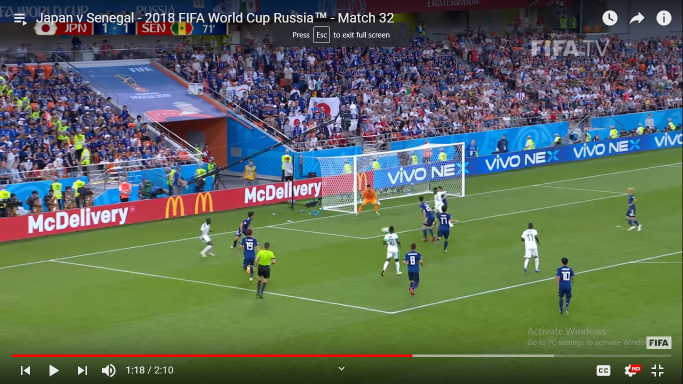
#> input picture OpenCV Processing/Test_Cases/blue5.png, 1366 x 768 px (shown at 1/2 size)
$ python ChangeTshirtColors.py
#> lines starting #> are read from the running program, lines starting #| are printed output that depends on the picture; after the words box and inside, x2 and y2 are one past the last pixel; in counts of white or black regions, pixels touching at a corner belong together
### OpenCV Processing/AuxFunctions.py
import numpy as np
import cv2


def removeBackGround(frame, lower_color, higher_color):
    hsvFrame = cv2.cvtColor(frame, cv2.COLOR_BGR2HSV)

    # extracting only the pitch
    mask = cv2.inRange(hsvFrame, lower_color, higher_color)
    mask = cv2.cvtColor(mask, cv2.COLOR_GRAY2BGR)
    # maskedFrame = cv2.bitwise_and(hsvFrame, hsvFrame, mask=mask)
    maskedFrame = frame & mask

    # convert hsv to gray for thresholding
    maskedFrame_gray = cv2.cvtColor(maskedFrame, cv2.COLOR_BGR2GRAY)

    # Performing closing to remove noise
    kernel = np.ones((10, 10), np.uint8)
    thresholdedMask = cv2.threshold(maskedFrame_gray, 0, 255, cv2.THRESH_BINARY)[1]
    thresholdedMask = cv2.morphologyEx(thresholdedMask, cv2.MORPH_CLOSE, kernel)
    thresholdedMask = cv2.cvtColor(thresholdedMask, cv2.COLOR_GRAY2BGR)

    # subtracting to get only the players without the background
    removedBackground = frame - (frame & thresholdedMask)

    return removedBackground


def imgHistogram (image, mask=None, maskFlag = 0, channelNo = 0):
    imageHSV = cv2.cvtColor(image, cv2.COLOR_BGR2HSV)

    # if mask flag=1 and mask is none, the histogram will be for all the image
    # if flag=0, mask attribute will be the only parts of the image represented in the histogram
    if maskFlag != 1:
        mask = cv2.cvtColor(mask, cv2.COLOR_BGR2GRAY)
        thresholdedMask = cv2.threshold(mask, 0, 255, cv2.THRESH_BINARY)[1]
    else:
        thresholdedMask = mask

    # hist will be list of 255 elements, each carrying the no of pixels carrying this attribute
    # (H for example if cahnnelNo is 0)
    if channelNo == 0:
        upperHistRange = 180
    else:
        upperHistRange = 256
    hist = cv2.calcHist([imageHSV], [channelNo], thresholdedMask, [upperHistRange], [0, upperHistRange])
    return hist


def maxRangeFromHisto (maxIndexH):
    # assigning every color to certain range according to hist max value
    startIndex = 0
    endIndex = 0
    if maxIndexH <= 19 or maxIndexH > 170:   # Red
        startIndex = 170
        endIndex = 19
    elif maxIndexH <= 31:                    # Yellow
        startIndex = 20
        endIndex = 31
    elif maxIndexH <= 60:                    # Green stadium
        startIndex = 32
        endIndex = 60
    elif maxIndexH <= 88:                    # dark green
        startIndex = 61
        endIndex = 88
    # elif maxIndexH <= 103:                 # light blue
    #     startIndex = 89
    #     endIndex = 103
    elif maxIndexH <= 169:                   # blue
        startIndex = 104
        endIndex = 169

    return startIndex, endIndex


def calculateChangeColor(colorselector, originalColor):
    # this function is used to get the desired color to be added to original color, to get the new color chosen by user
    if colorselector == 0:
        color = np.array([0, 0, 0])  # red
    elif colorselector == 1:
        color = np.array([17, 0, 0])  # orange
    elif colorselector == 2:
        color = np.array([30, 0, 0])  # yellow
    elif colorselector == 3:
        color = np.array([50, 0, 0])  # green
    elif colorselector == 4:
        color = np.array([75, 0, 0])  # dark green
    elif colorselector == 5:
        color = np.array([95, 0, 0])  # light blue
    elif colorselector == 6:
        color = np.array([110, 0, 0])  # blue
    elif colorselector == 7:
        color = np.array([130, 0, 0])  # dark blue
    elif colorselector == 8:
        color = np.array([140, 0, 0])  # light violet
    elif colorselector == 9:
        color = np.array([165, 0, 0])  # dark violet
    elif colorselector == -1:
        return np.array([0, 0, 0])  # no change

    #detecting if the color dark blue
    blue = False
    darkblue = False
    if 105 <= originalColor[0] <= 168:
        blue = True
    if blue and originalColor[0] > 119:
        darkblue = True
    if blue and originalColor[1] > 35:
        darkblue = True

    temp = np.mod((color[0] - originalColor[0]), 180)

    # if the color is dark blue, we have to change S and V of the transfer color
    if darkblue:
        temp1 = (255 - originalColor[1])/2
        temp2 = (255 - originalColor[2])/2
    else:
        temp1 = 0
        temp2 = 0

    return np.array([temp, temp1, temp2])


### OpenCV Processing/detectTshirtColors.py
import cv2
import numpy as np

import matplotlib.pyplot as plt
from AuxFunctions import removeBackGround
from AuxFunctions import imgHistogram
from AuxFunctions import maxRangeFromHisto


# we will detect the max color (background) then remove it
# then detect the max color again (one of the teams now), get its range and then remove it also
# then detect max color for third time (second team), now we have the 2 teams color ranges and will return them
def extractShirtsColors (img):
    # finding histogram for H channel of full frame (channel 0)
    # hist = imgHistogram(img, None, 1, 0)
    # maxIndex = np.argmax(hist)
    # getting the max color range
    hist = imgHistogram(img, None, 1, 0)
    maxHist=np.argmax(hist)

    # plt.plot(hist, color='r')
    # plt.xlim([0, 180])
    # plt.show()
    hist = imgHistogram(img, None, 1, 1)
    # plt.plot(hist, color='r')
    # plt.xlim([0, 255])
    # plt.show()
    hist = imgHistogram(img, None, 1, 2)
    # plt.plot(hist, color='r')
    # plt.xlim([0, 255])
    # plt.show()

    startIndex, endIndex = maxRangeFromHisto(maxHist)  # getting the range of the playground color

    # Green color range for pitch detection
    lower_pitch_color = np.array([startIndex, 0, 0])
    upper_pitch_color = np.array([endIndex, 255, 255])

    # Extracting possible players pixels by removing background
    players = removeBackGround(img, lower_pitch_color, upper_pitch_color)

    # Finding Contours in processed img
    playersGray = cv2.cvtColor(players, cv2.COLOR_BGR2GRAY)
    ret, thresh = cv2.threshold(playersGray, 0, 255, 0)
    kernel = np.ones((3, 3), np.uint8)
    thresh = cv2.morphologyEx(thresh, cv2.MORPH_OPEN, kernel)
    contours, hierarchy = cv2.findContours(thresh, cv2.RETR_TREE, cv2.CHAIN_APPROX_SIMPLE)

    # Keeping only contours of height more than width (players) and discarding the rest
    newContours = []
    playersPixels = np.zeros_like(img)
    for c in contours:
        # Rectangle around the contour, vertex at (x,y) width (w) height (h)
        x, y, w, h = cv2.boundingRect(c)
        if h >= 1.5 * w:
            if w > 10 and h >= 10:
                newContours.append(c)

    # filling the new contours with white, then anding with original image
    for i in range(len(newContours)):
        cv2.drawContours(playersPixels, newContours, i, color=(255, 255, 255), thickness=-1)
    playersPixels = playersPixels & img
    # cv2.imshow("playersPixels", playersPixels)
    # cv2.waitKey()
    hist = imgHistogram(img, playersPixels, 0, 0)

    # plt.plot(hist, color='r')
    # plt.xlim([0, 180])
    # plt.show()

    maxIndex1 = np.argmax(hist)

    hist = imgHistogram(img, playersPixels, 0, 1)
    maxIndex11 = np.argmax(hist)
    # plt.plot(hist, color='r')
    # plt.xlim([0, 255])
    # plt.show()
    hist = imgHistogram(img, playersPixels, 0, 2)
    maxIndex12 = np.argmax(hist[:254])
    # plt.plot(hist, color='r')
    # plt.xlim([0, 255])
    # plt.show()

    # getting the max color range
    startIndex, endIndex = maxRangeFromHisto(maxIndex1)

    lower_shirt_color = np.array([startIndex, 40, 5])
    upper_shirt_color = np.array([endIndex, 255, 255])
    Red = False
    if lower_shirt_color[0] > upper_shirt_color[0]:
        Red = True

    # removing background and players of 1st team, leaving only players of 2nd team
    if Red:
        playersSameTeam = removeBackGround(playersPixels, lower_shirt_color, np.array([180, 255, 255]))
        playersSameTeam = removeBackGround(playersSameTeam, np.array([0, 40, 2]), upper_shirt_color)
    else:
        playersSameTeam = removeBackGround(playersPixels, lower_shirt_color, upper_shirt_color)

    playersSameTeam = removeBackGround(playersSameTeam, lower_pitch_color, upper_pitch_color)

    # cv2.imshow("playerssameteam",playersSameTeam)
    # cv2.waitKey()

    # second team only players histogram
    hist = imgHistogram(img, playersSameTeam, 0, 0)
    # plt.plot(hist, color='r')
    # plt.xlim([0, 180])
    # plt.show()

    maxIndex2 = np.argmax(hist)
    hist = imgHistogram(img, playersSameTeam, 0, 1)
    maxIndex21 = np.argmax(hist)
    # plt.plot(hist, color='r')
    # plt.xlim([0, 255])
    # plt.show()
    hist = imgHistogram(img, playersSameTeam, 0, 2)
    maxIndex22= np.argmax(hist[:254])
    # plt.plot(hist, color='r')
    # plt.xlim([0, 255])
    # plt.show()

    # getting the max color range
    startIndex, endIndex = maxRangeFromHisto(maxIndex2)

    lower_shirt2_color = np.array([startIndex, 40, 5])
    upper_shirt2_color = np.array([endIndex, 255, 255])

    max1 = np.array([maxIndex1, maxIndex11, maxIndex12])
    max2 = np.array([maxIndex2, maxIndex21, maxIndex22])

    return lower_shirt_color, upper_shirt_color, max1, lower_shirt2_color, upper_shirt2_color, max2


# [4 lines left out: function main, not called in this run]


# [2 lines that do not run on import are left out]

### OpenCV Processing/ChangeTshirtColors.py
import cv2
import numpy as np
from detectTshirtColors import extractShirtsColors
from AuxFunctions import calculateChangeColor


def ChangeTshirtColors (img, lower_color_bounds1, upper_color_bounds1, transferColor1, lower_color_bounds2, upper_color_bounds2, transferColor2) :

    # Special Case Red Colour :
    # lower_color_bounds > upper_color_bounds1 then this is red colour
    # 2 ranges :  (0,upper_color_bounds)  (lower_color_bounds,180)

    # converting img to HSV
    frame = img
    frame_HSV = cv2.cvtColor(frame, cv2.COLOR_BGR2HSV)
    Red1 = False
    if lower_color_bounds1[0]>upper_color_bounds1[0]:
        Red1 = True
    Red2 = False
    if lower_color_bounds2[0]>upper_color_bounds2[0]:
        Red2 = True

    # Creating Transformation Matrices
    image_h, image_w, image_c = frame.shape
    transformationMatix1 = np.full((image_h, image_w, 3), transferColor1, dtype='uint8')
    transformationMatix2 = np.full((image_h, image_w, 3), transferColor2, dtype='uint8')
    modMatrix = np.full ((image_h, image_w), 180, dtype='uint8')
    # SVTransformationMatrix used to prevent S and V values to be more than 255
    SVTransformationMatrix = np.full ((image_h, image_w), 255, dtype='uint16')

    # Masking (extracting pixels of the color range from the img)
    # Detect an object based on the range of pixel values in the HSV colorspace.
    # special case for red handling, as red has 2 ranges
    if Red1:
        mask1 = cv2.inRange(frame_HSV, np.array([0, 40, 2]), upper_color_bounds1)
        mask_rgb1 = cv2.cvtColor(mask1, cv2.COLOR_GRAY2BGR)
        mask12 = cv2.inRange(frame_HSV, lower_color_bounds1, np.array([180, 255, 255]))
        mask_rgb12 = cv2.cvtColor(mask12, cv2.COLOR_GRAY2BGR)
    else:
        mask1 = cv2.inRange(frame_HSV, lower_color_bounds1, upper_color_bounds1)
        mask_rgb1 = cv2.cvtColor(mask1, cv2.COLOR_GRAY2BGR)
        cv2.imshow("s", mask_rgb1)
        cv2.waitKey()
    if Red2:
        mask2 = cv2.inRange(frame_HSV, np.array([0, 40, 2]), upper_color_bounds2)
        mask_rgb2 = cv2.cvtColor(mask2, cv2.COLOR_GRAY2BGR)
        mask21 = cv2.inRange(frame_HSV, lower_color_bounds2, np.array([180, 255, 255]))
        mask_rgb21 = cv2.cvtColor(mask21, cv2.COLOR_GRAY2BGR)
    else:
        mask2 = cv2.inRange(frame_HSV,lower_color_bounds2, upper_color_bounds2)
        mask_rgb2 = cv2.cvtColor(mask2, cv2.COLOR_GRAY2BGR)

    maskedFrame1 = frame & mask_rgb1
    maskedFrame2 = frame & mask_rgb2
    if Red1:
        maskedFrame12 = frame & mask_rgb12
    if Red2:
        maskedFrame21 = frame & mask_rgb21

    # Thresholding the mask to get mask of all 1s
    # Creating a mask of the transformation matrix values (will be added to original img to change color)
    ret1, thresholdedMask1 = cv2.threshold(maskedFrame1, 0, 255, cv2.THRESH_BINARY)
    ret2, thresholdedMask2 = cv2.threshold(maskedFrame2, 0, 255, cv2.THRESH_BINARY)
    if Red1:
        ret12, thresholdedMask12 = cv2.threshold(maskedFrame12, 0, 255, cv2.THRESH_BINARY)
    if Red2:
        ret21, thresholdedMask21 = cv2.threshold(maskedFrame21, 0, 255, cv2.THRESH_BINARY)

    maskedTransformationMatrix1 = thresholdedMask1 & transformationMatix1
    maskedTransformationMatrix2 = thresholdedMask2 & transformationMatix2
    if Red1:
        maskedTransformationMatrix12 = thresholdedMask12 & transformationMatix1
    if Red2:
        maskedTransformationMatrix21 = thresholdedMask21 & transformationMatix2

    # Applying color transformation
    # Converting the frame to uint16 to avoid overflow when numbers are more than 255 due to addition
    frame_HSV = frame_HSV.astype(np.uint16)
    newFrame_HSV = (frame_HSV + maskedTransformationMatrix1)
    newFrame_HSV = (newFrame_HSV + maskedTransformationMatrix2)
    if Red1:
        newFrame_HSV = (newFrame_HSV + maskedTransformationMatrix12)
    if Red2:
        newFrame_HSV = (newFrame_HSV + maskedTransformationMatrix21)

    # performing modulo on H channel, to get numbers in range [0:180] only
    newFrame_HSV[:, :, 0] = np.remainder(newFrame_HSV[:, :, 0], modMatrix)
    # SVTransformationMatrix used to prevent S and V values to be more than 255
    newFrame_HSV[:, :, 1] = np.minimum(newFrame_HSV[:, :, 1], SVTransformationMatrix)
    newFrame_HSV[:, :, 2] = np.minimum(newFrame_HSV[:, :, 2], SVTransformationMatrix)

    # converting back to uint8
    newFrame_HSV = newFrame_HSV.astype(np.uint8)

    return cv2.cvtColor(newFrame_HSV, cv2.COLOR_HSV2BGR)


def main():

    img = cv2.imread('Test_Cases//blue5.png')
#> img is the input picture: shape (768, 1366, 3); mean B, G, R 88.8, 105.8, 92.6
    # lower range, upper range and max pixels for each team
    l1, u1, m1, l2, u2, m2 = extractShirtsColors(img)
#> in imgHistogram, `hist = cv2.calcHist([imageHSV], [channelNo], thresholdedMask, [upperHi..`: hist = 180 values, max 140654 at index 43, min 203 at index 89, mean 5828.3
#> in extractShirtsColors, `maxHist=np.argmax(hist)`: maxHist = 43
#> in extractShirtsColors, `hist = imgHistogram(img, None, 1, 1)`: hist = 256 values, max 19547 at index 128, min 605 at index 7, mean 4098
#> in extractShirtsColors, `hist = imgHistogram(img, None, 1, 2)`: hist = 256 values, max 22910 at index 142, min 0 at index 2, mean 4098
#> in extractShirtsColors, `startIndex, endIndex = maxRangeFromHisto(maxHist)`: startIndex = 32; endIndex = 60
#> in extractShirtsColors, `lower_pitch_color = np.array([startIndex, 0, 0])`: lower_pitch_color = [32, 0, 0]
#> in extractShirtsColors, `upper_pitch_color = np.array([endIndex, 255, 255])`: upper_pitch_color = [60, 255, 255]
#> in removeBackGround, `mask = cv2.inRange(hsvFrame, lower_color, higher_color)`:
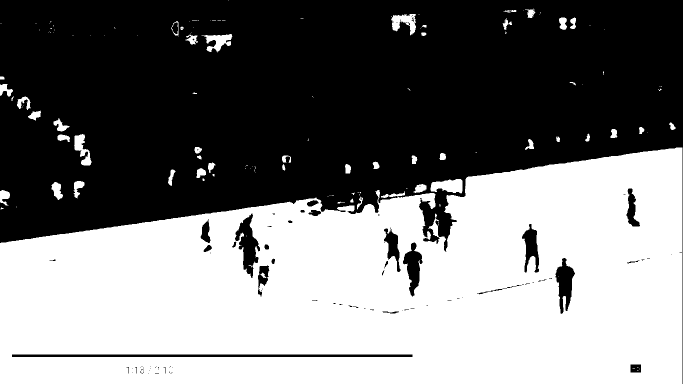
#> mask: shape (768, 1366) (shown at 1/2 size); 47.6% white; 138 white regions (89 under 20 px), largest, box (x1, y1, x2, y2) and area: (0, 295, 1365, 768) 486204, (861, 358, 925, 387) 1344, (782, 28, 832, 71) 1148
#> in removeBackGround, `maskedFrame = frame & mask`:
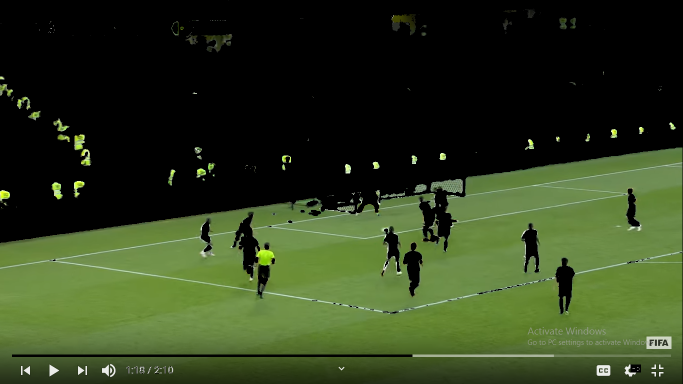
#> maskedFrame: shape (768, 1366, 3) (shown at 1/2 size); mean B, G, R 29.4, 60.1, 46.5
#> in removeBackGround, `maskedFrame_gray = cv2.cvtColor(maskedFrame, cv2.COLOR_BGR2GRAY)`:
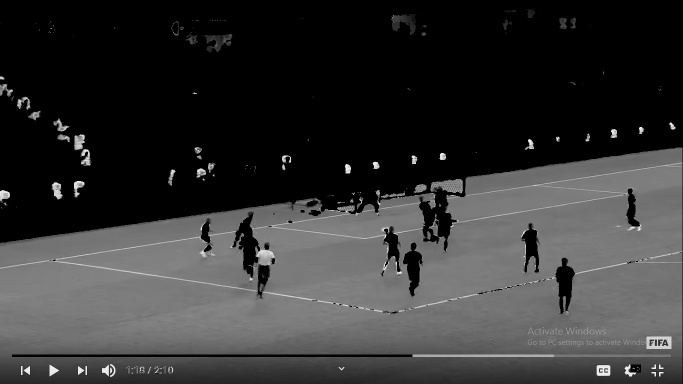
#> maskedFrame_gray: shape (768, 1366) (shown at 1/2 size); min 0, max 255, mean 52.5
#> in extractShirtsColors, `playersGray = cv2.cvtColor(players, cv2.COLOR_BGR2GRAY)`:
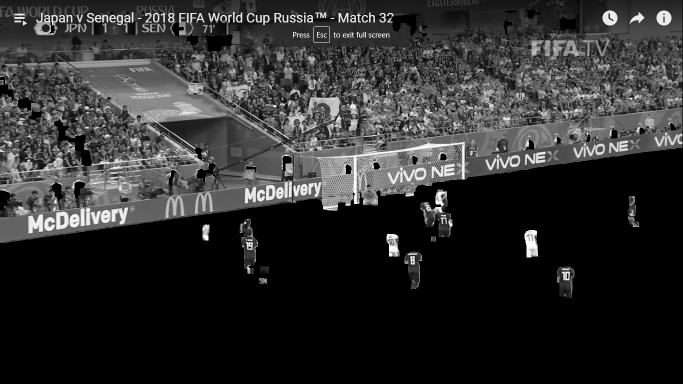
#> playersGray: shape (768, 1366) (shown at 1/2 size); min 0, max 255, mean 46
#> in extractShirtsColors, `contours, hierarchy = cv2.findContours(thresh, cv2.RETR_TREE, cv2.CHAI..`: contours = 78 contours, 29 with area under 20; largest, box (x1, y1, x2, y2) and area: (0, 0, 1365, 486) 533770, (841, 379, 905, 474) 2984, (479, 438, 516, 548) 2233, (107, 236, 185, 333) 2216, (371, 65, 467, 107) 1882
#> the loop in extractShirtsColors, `for c in contours:` made 78 passes
#> (x, y, w, h) on passes 1, 2, 3, 4, 6, 7, 8, 9: (518, 556, 16, 12), (1114, 533, 35, 63), (520, 533, 18, 14), (809, 503, 35, 75), (773, 468, 26, 45), (1049, 460, 27, 55), (405, 449, 14, 32), (479, 438, 37, 110)
#> after the loop in extractShirtsColors, `for c in contours:`: newContours = 16 contours; largest, box (x1, y1, x2, y2) and area: (479, 438, 516, 548) 2233, (1114, 533, 1149, 596) 1669, (809, 503, 844, 578) 1654, (1049, 460, 1076, 515) 1167, (773, 468, 799, 513) 874
#> the loop in extractShirtsColors, `for i in range(len(newContours)):` made 16 passes
#> after the loop in extractShirtsColors, `for i in range(len(newContours)):`:
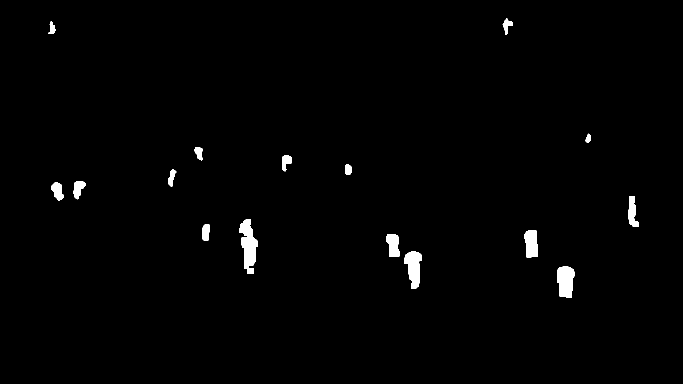
#> playersPixels: shape (768, 1366, 3) (shown at 1/2 size); 1.2% white; 16 white regions, largest, box (x1, y1, x2, y2) and area: (479, 438, 516, 548) 2380, (1114, 533, 1149, 596) 1758, (809, 503, 844, 578) 1750
#> in extractShirtsColors, `hist = imgHistogram(img, playersPixels, 0, 0)`: hist = 180 values, max 746 at index 110, min 0 at index 142, mean 68.67
#> in extractShirtsColors, `maxIndex1 = np.argmax(hist)`: maxIndex1 = 110
#> in extractShirtsColors, `hist = imgHistogram(img, playersPixels, 0, 1)`: hist = 256 values, max 133 at index 9, min 0 at index 252, mean 48.29
#> in extractShirtsColors, `maxIndex11 = np.argmax(hist)`: maxIndex11 = 9
#> in extractShirtsColors, `hist = imgHistogram(img, playersPixels, 0, 2)`: hist = 256 values, max 1338 at index 255, min 0 at index 0, mean 48.29
#> in extractShirtsColors, `maxIndex12 = np.argmax(hist[:254])`: maxIndex12 = 122
#> in extractShirtsColors, `startIndex, endIndex = maxRangeFromHisto(maxIndex1)`: startIndex = 104; endIndex = 169
#> in extractShirtsColors, `lower_shirt_color = np.array([startIndex, 40, 5])`: lower_shirt_color = [104, 40, 5]
#> in extractShirtsColors, `upper_shirt_color = np.array([endIndex, 255, 255])`: upper_shirt_color = [169, 255, 255]
#> in extractShirtsColors, `hist = imgHistogram(img, playersSameTeam, 0, 0)`: hist = 180 values, max 428 at index 90, min 0 at index 129, mean 26.66
#> in extractShirtsColors, `maxIndex2 = np.argmax(hist)`: maxIndex2 = 90
#> in extractShirtsColors, `hist = imgHistogram(img, playersSameTeam, 0, 1)`: hist = 256 values, max 114 at index 9, min 0 at index 195, mean 18.75
#> in extractShirtsColors, `maxIndex21 = np.argmax(hist)`: maxIndex21 = 9
#> in extractShirtsColors, `hist = imgHistogram(img, playersSameTeam, 0, 2)`: hist = 256 values, max 922 at index 255, min 0 at index 0, mean 18.75
#> in extractShirtsColors, `maxIndex22= np.argmax(hist[:254])`: maxIndex22 = 253
#> in extractShirtsColors, `lower_shirt2_color = np.array([startIndex, 40, 5])`: lower_shirt2_color = [104, 40, 5]
#> in extractShirtsColors, `upper_shirt2_color = np.array([endIndex, 255, 255])`: upper_shirt2_color = [169, 255, 255]
#> in extractShirtsColors, `max1 = np.array([maxIndex1, maxIndex11, maxIndex12])`: max1 = [110, 9, 122]
#> in extractShirtsColors, `max2 = np.array([maxIndex2, maxIndex21, maxIndex22])`: max2 = [90, 9, 253]
#> l1 = [104, 40, 5]; u1 = [169, 255, 255]; m1 = [110, 9, 122]; l2 = [104, 40, 5]; u2 = [169, 255, 255]; m2 = [90, 9, 253]

    # if the 2 detected ranges are the same, we will work on only one channel
    if l1[0] == l2[0] and u1[0] == u2[0]:
        l2 = np.array([0, 0, 0])
        u2 = np.array([0, 0, 0])

    # choosing the 2 new colors for the teams, choose one of the colors and put its number in the 1st argument of the fn
    # (0:red) (1:orange) (2:yellow) (3:green) (4:dark green) (5:light blue) (6:blue)
    # (7:dark blue) (8:light violet) (9:dark violet) (-1:no change)
    color1 = calculateChangeColor(0, m1)
#> in calculateChangeColor, `temp = np.mod((color[0] - originalColor[0]), 180)`: temp = 70
#> color1 = [70, 0, 0]
    color2 = calculateChangeColor(-1, m2)
#> color2 = [0, 0, 0]

    recoloredFrame = ChangeTshirtColors(img, l1, u1, color1, l2, u2, color2)
#> in ChangeTshirtColors, `transformationMatix1 = np.full((image_h, image_w, 3), transferColor1, ..`:
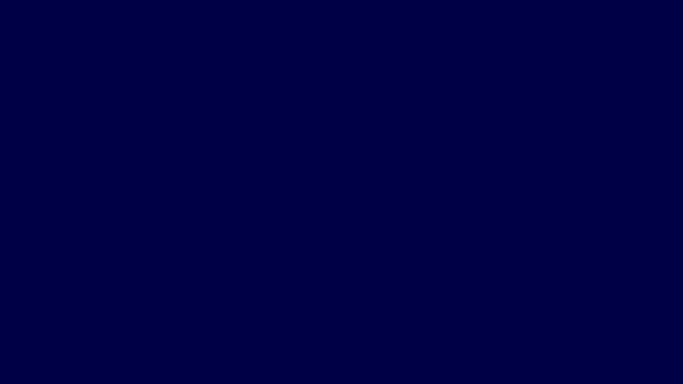
#> transformationMatix1: shape (768, 1366, 3) (shown at 1/2 size); mean of channels 0, 1, 2 70, 0, 0; drawn as B, G, R
#> in ChangeTshirtColors, `return cv2.cvtColor(newFrame_HSV, cv2.COLOR_HSV2BGR)`:
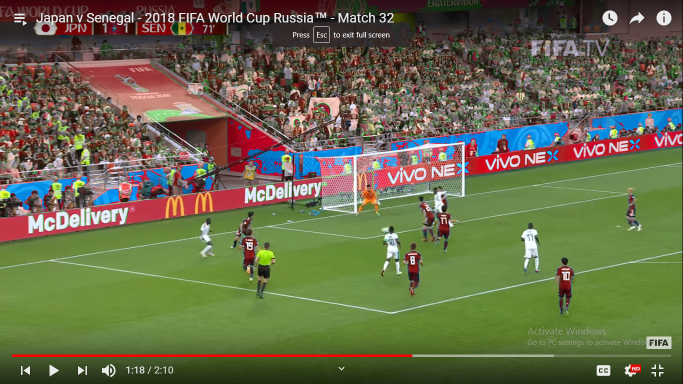
#> returned value: shape (768, 1366, 3) (shown at 1/2 size); mean B, G, R 74.7, 105.7, 103.8
    cv2.namedWindow("recolored frame", cv2.WINDOW_NORMAL)        # Create window with freedom of dimensions
    recoloredFrames = cv2.resize(recoloredFrame, (960, 540))
    cv2.imshow("recolored frame", recoloredFrames)
    cv2.waitKey()

if __name__ == "__main__":
    main()


    # ----------------------------------------------------------------------------- morphological operations trials here -----------------------------------------------------
    # kernel = np.ones((10, 3), np.uint8)
    # # thresh = cv2.threshold(res_gray, 127, 255, cv2.THRESH_BINARY_INV | cv2.THRESH_OTSU)[1]
    # cleanMask = cv2.morphologyEx(mask, cv2.MORPH_OPEN, kernel)
    # cv2.imshow("cleanMask  ", cleanMask)
    # cv2.waitKey()
    # # mask = cleanMask
    # ------------------------------------------------------------------------------------------------------------------------------------------------------------------------
